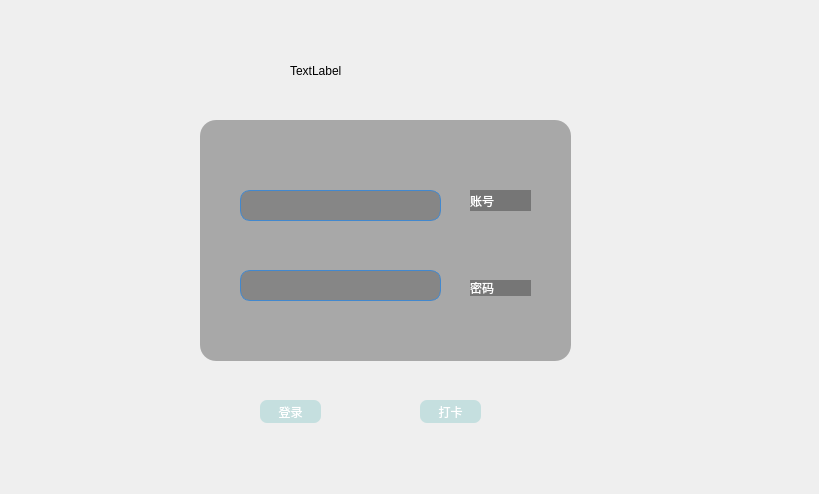
<?xml version="1.0" encoding="UTF-8"?>
<ui version="4.0">
 <class>Widget</class>
 <widget class="QWidget" name="Widget">
  <property name="geometry">
   <rect>
    <x>0</x>
    <y>0</y>
    <width>819</width>
    <height>494</height>
   </rect>
  </property>
  <property name="windowTitle">
   <string>Widget</string>
  </property>
  <property name="styleSheet">
   <string notr="true"/>
  </property>
  <widget class="QWidget" name="widget" native="true">
   <property name="geometry">
    <rect>
     <x>200</x>
     <y>120</y>
     <width>371</width>
     <height>241</height>
    </rect>
   </property>
   <property name="styleSheet">
    <string notr="true">border-image:none;
border-radius:16px;
background:rgba(0,0,0,0.3);
color:#fff</string>
   </property>
   <widget class="QLineEdit" name="le_name">
    <property name="geometry">
     <rect>
      <x>40</x>
      <y>70</y>
      <width>201</width>
      <height>31</height>
     </rect>
    </property>
    <property name="styleSheet">
     <string notr="true">border-radius: 10px;
border: 1px solid #4288CE;
background:rgba(0,0,0,0.2);
color:#fff;
border-image:none;</string>
    </property>
   </widget>
   <widget class="QLineEdit" name="le_psw">
    <property name="geometry">
     <rect>
      <x>40</x>
      <y>150</y>
      <width>201</width>
      <height>31</height>
     </rect>
    </property>
    <property name="styleSheet">
     <string notr="true">border-radius: 10px;
border: 1px solid #4288CE;
background:rgba(0,0,0,0.2);
color:#fff;
border-image:none;</string>
    </property>
   </widget>
   <widget class="QLabel" name="label">
    <property name="geometry">
     <rect>
      <x>270</x>
      <y>70</y>
      <width>61</width>
      <height>21</height>
     </rect>
    </property>
    <property name="text">
     <string>账号</string>
    </property>
   </widget>
   <widget class="QLabel" name="label_2">
    <property name="geometry">
     <rect>
      <x>270</x>
      <y>160</y>
      <width>61</width>
      <height>16</height>
     </rect>
    </property>
    <property name="text">
     <string>密码</string>
    </property>
   </widget>
  </widget>
  <widget class="QPushButton" name="pb_login">
   <property name="geometry">
    <rect>
     <x>260</x>
     <y>400</y>
     <width>61</width>
     <height>23</height>
    </rect>
   </property>
   <property name="styleSheet">
    <string notr="true">background: rgba(154, 207, 206,0.5);
color: rgb(255, 255, 255);
border:none;
border-radius:7px;
cursor:pointer;
border-image:none;
</string>
   </property>
   <property name="text">
    <string>登录</string>
   </property>
  </widget>
  <widget class="QPushButton" name="pb_punch">
   <property name="geometry">
    <rect>
     <x>420</x>
     <y>400</y>
     <width>61</width>
     <height>23</height>
    </rect>
   </property>
   <property name="styleSheet">
    <string notr="true">background: rgba(154, 207, 206,0.5);
color: rgb(255, 255, 255);
border:none;
border-radius:7px;
cursor:pointer;
border-image:none;
</string>
   </property>
   <property name="text">
    <string>打卡</string>
   </property>
  </widget>
  <widget class="QLabel" name="lb_time_show">
   <property name="geometry">
    <rect>
     <x>290</x>
     <y>50</y>
     <width>161</width>
     <height>41</height>
    </rect>
   </property>
   <property name="text">
    <string>TextLabel</string>
   </property>
  </widget>
 </widget>
 <layoutdefault spacing="6" margin="11"/>
 <resources/>
 <connections/>
</ui>
